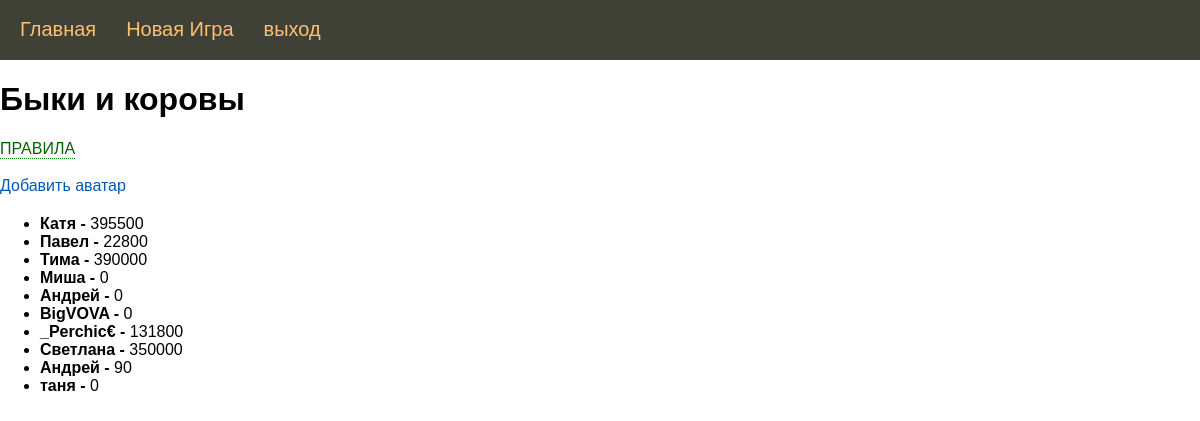
Before: / with the older database file.
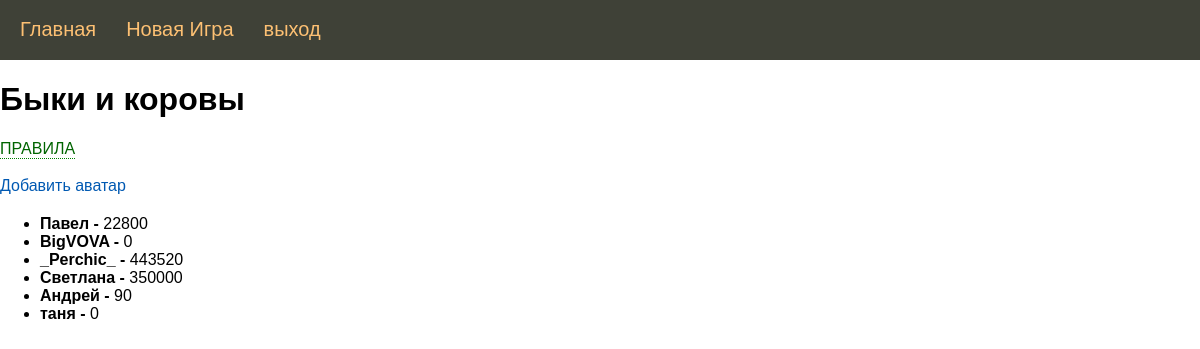
After: the same page with the newer database file.
### tables this page shows
CREATE TABLE "players" (
	"player_id"	INTEGER,
	"name"	TEXT NOT NULL,
	"pas"	TEXT NOT NULL,
	"score"	INTEGER DEFAULT 0,
	"avatar"	BLOB DEFAULT NULL,
	PRIMARY KEY("player_id" AUTOINCREMENT)
);

### bulls_cows.py (the view)
@app.route("/")
def index():
    scores = score()
    if 'userLogged' in session:
        if avatar(session['userLogged']) is None:
            return render_template('index.html', scores=scores, username=session['userLogged'])
        else:
            return render_template('index.html', scores=scores, username=session['userLogged'])
    return render_template('index.html', scores=scores)

### cow_db.py (called while the page is built)
def score(name = ''):
    with sqlite3.connect("cow.db") as con:
        cur = con.cursor()
        cur.execute("""CREATE TABLE IF NOT EXISTS players(
            player_id INTEGER PRIMARY KEY AUTOINCREMENT,
            name TEXT NOT NULL,
            pas TEXT NOT NULL,
            score INTEGER DEFAULT 0
            )""")
        if name == '':
            cur.execute("SELECT name, score FROM players")
        else:
            cur.execute(f"SELECT score FROM players WHERE name = '{name}'")
            s = cur.fetchone()
            return s[0]
    return cur.fetchall()

### templates/index.html (shortened to what this page needs)
{% extends 'base_new.html' %}
{% block content %}
{{ super() }}
<h1>Быки и коровы</h1>
    <label for="hd-1" >ПРАВИЛА</label>
 <br/>
 <br/>
{% if ava %}
    <p>ava</p>
{% else %}
    <a href="{{url_for('add_ava')}}">Добавить аватар</a>
{% endif %}
 <br/>
{% endblock %}
{% block scores %}
    <ul>
    {% for scor in scores %}
        <li> <b>{{scor[0]}}  -  </b>{{scor[1]}} </li>
    {% endfor %}
    </ul>
{% endblock %}

### templates/base_new.html (shortened to what this page needs)
<!DOCTYPE html>
<html lang="ru">
<head>
    <link type="text/css" href="{{ url_for('static', filename='css/styles.css')}}" rel="stylesheet" />
</head>
<body>
{% block content %}
    {% block mainmenu %}
<div class="header">
<ul class="mainmenu">
<li><a href="{{url_for('index')}}">Главная</a></li>
<li><a href="{{url_for('login')}}">Новая Игра</a></li>
<li><a href="{{url_for('exit')}}">выход</a></li>
</ul>
</div>
    {% endblock mainmenu %}
{% endblock %}
{% block scores %}
{% endblock %}
</body>
</html>

### static/css/styles.css (style rules this page uses)
Html, body { font-family: 'Arial'; margin: 0; padding: 0; hieght: 100%; widght: 100%; }
a { color: #0059b2; text-decoration: none; }
.header { background: #3f4137; height: 60px; }
ul.mainmenu { list-style: none; hieght: 60px; margin: 0; padding: 0; color: #fdc073; font-size: 20px; overflow: hiden; }
ul.mainmenu li { float: left; margin: 18px 10px 0 20px; }
ul.mainmenu li a { color: #fdc073; text-decoration: none; }
.hide + label { border-bottom: 1px dotted green; padding: 0; color: darkgreen; cursor: pointer; display: inline-block; }

Changed rows visible on the page:
removed players: name "Катя", score "395500"
removed players: name "Тима", score "390000"
removed players: name "Миша", score "0"
removed players: name "Андрей", score "0"
changed players: name "_Perchic€" → "_Perchic_"; score "131800" → "443520"
